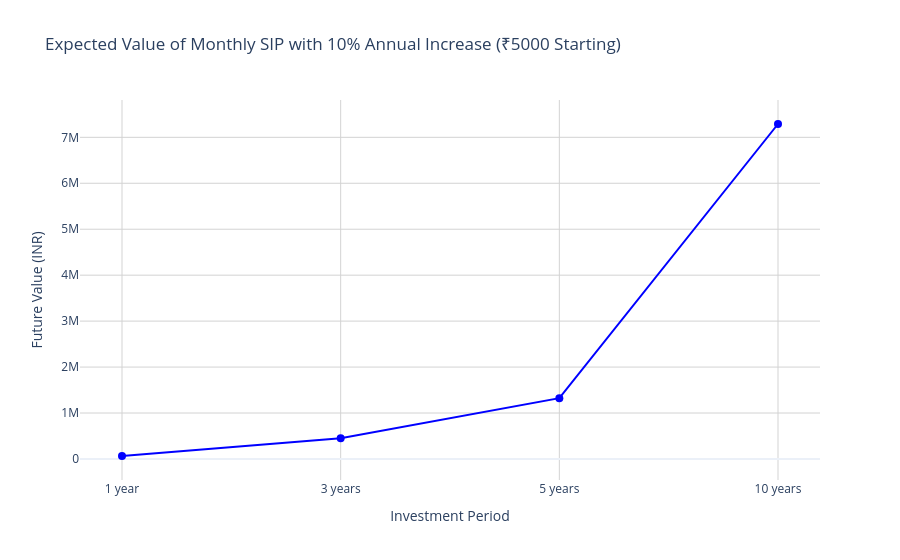

Here is the notebook cell this chart was saved with:
### Markdown cell above
Now, let’s calculate the expected returns a person will get from our mutual fund if he/she invests ₹5000 every month.

To calculate the expected value a person will accumulate over 1 year, 3 years, 5 years, and 10 years through the mutual fund plan, we can follow these steps:

1. Assume the person is investing 5000 rupees every month & increasing the investment amount by 10% every year.
2. Use the expected ROI from the mutual fund companies to simulate the growth over time.
3. Compute the compounded value of the investments for each period (1y, 3y, 5y, and 10y).
4. Visualize the accumulated value over these periods.

### Code cell
import numpy as np
import plotly.graph_objects as go

# Parameters
initial_monthly_investment = 5000  # Starting monthly investment in INR
investment_years = [1, 3, 5, 10]   # Investment periods
n = 12  # Monthly compounding
annual_increase_rate = 0.10  # 10% increase in monthly investment every year

# Replace this with the actual ROI array or value
expected_roi_mutual_fund = np.array([12.5, 13.2, 14.0])  # Example ROI values
avg_roi = expected_roi_mutual_fund.mean() / 100  # Convert to decimal

# Function to calculate future value with increasing annual investments
def future_value_with_growth(initial_P, r, n, years, growth_rate):
    total_fv = 0
    for year in range(years):
        # Calculate monthly investment for this year
        P = initial_P * ((1 + growth_rate) ** year)
        # Time left for this annual investment to compound
        t = years - year
        # Future value of this year's monthly SIPs
        fv = P * (((1 + r / n) ** (n * t) - 1) / (r / n)) * (1 + r / n)
        total_fv += fv
    return total_fv

# Calculate future values for each investment period
future_values = [future_value_with_growth(initial_monthly_investment, avg_roi, n, t, annual_increase_rate)
                 for t in investment_years]

# Plotting
fig = go.Figure()

fig.add_trace(go.Scatter(
    x=[f"{year} year{'s' if year > 1 else ''}" for year in investment_years],
    y=future_values,
    mode='lines+markers',
    line=dict(color='blue'),
    marker=dict(size=8),
    name='Future Value'
))

fig.update_layout(
    title="Expected Value of Monthly SIP with 10% Annual Increase (₹5000 Starting)",
    xaxis_title="Investment Period",
    yaxis_title="Future Value (INR)",
    xaxis=dict(showgrid=True, gridcolor='lightgrey'),
    yaxis=dict(showgrid=True, gridcolor='lightgrey'),
    template="plotly_white",
    hovermode='x unified'
)

fig.show()

### Figure 1 — Plotly figure (JSON) as saved in the notebook; plotly's stock layout.template omitted (floating-point values rounded to 4 significant figures)
{"data": [{"line": {"color": "blue"}, "marker": {"size": 8}, "mode": "lines+markers", "name": "Future Value", "type": "scatter", "x": ["1 year", "3 years", "5 years", "10 years"], "y": [64480.0, 451800.0, 1323000.0, 7290000.0]}], "layout": {"hovermode": "x unified", "title": {"text": "Expected Value of Monthly SIP with 10% Annual Increase (₹5000 Starting)"}, "xaxis": {"gridcolor": "lightgrey", "showgrid": true, "title": {"text": "Investment Period"}}, "yaxis": {"gridcolor": "lightgrey", "showgrid": true, "title": {"text": "Future Value (INR)"}}}}
